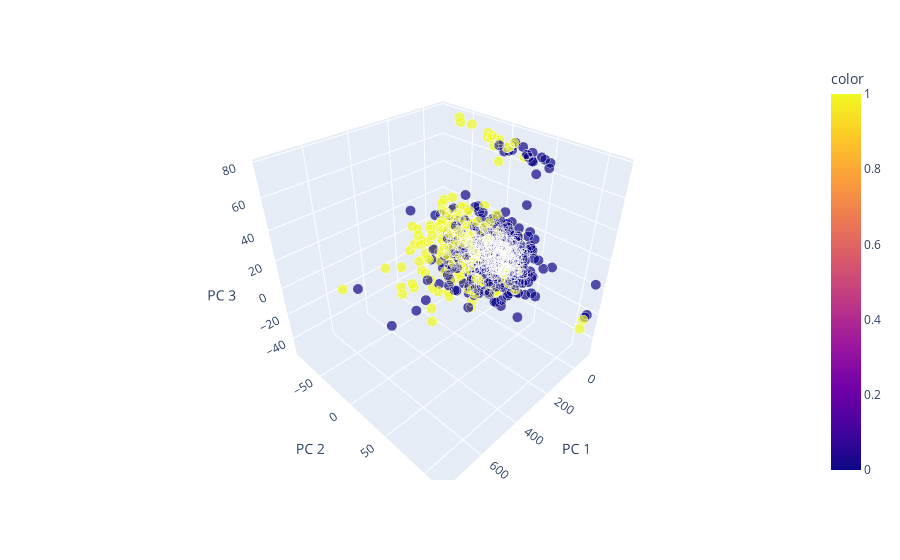

Notebook cell for this chart:
### Markdown cell above
## Visualising  first 3 principal components
It seems like even with the first 3-principal components, the `has_diabetes` values is still not cleanly separated, with linear separation or otherwise. 
This is going to be a challenging dataset to classify.

### Code cell
pca = PCA()
X_transformed = pca.fit_transform(X)

fig = px.scatter_3d(
    X_transformed, x=0, y=1, z=2, color=y,
    labels={'0': 'PC 1', '1': 'PC 2', '2': 'PC 3'}, 
    size=np.ones(y.shape) * 0.1, 
    size_max=10
)
fig.show()

### Figure 1 — Plotly figure (JSON) as saved in the notebook; plotly's stock layout.template omitted (floating-point values rounded to 4 significant figures; data arrays with more than 128 entries replaced by an {"elided": "..."} marker saying what was removed)
{"data": [{"hovertemplate": "PC 1=%{x}<br>PC 2=%{y}<br>PC 3=%{z}<br>size=%{marker.size}<br>color=%{marker.color}<extra></extra>", "legendgroup": "", "marker": {"color": {"elided": "768 int values"}, "coloraxis": "coloraxis", "size": {"elided": "768 float values"}, "sizemode": "area", "sizeref": 0.001, "symbol": "circle"}, "mode": "markers", "name": "", "scene": "scene", "showlegend": false, "type": "scatter3d", "x": {"elided": "768 float values"}, "y": {"elided": "768 float values"}, "z": {"elided": "768 float values"}}], "layout": {"coloraxis": {"colorbar": {"title": {"text": "color"}}, "colorscale": [[0, "#0d0887"], [0.1111, "#46039f"], [0.2222, "#7201a8"], [0.3333, "#9c179e"], [0.4444, "#bd3786"], [0.5556, "#d8576b"], [0.6667, "#ed7953"], [0.7778, "#fb9f3a"], [0.8889, "#fdca26"], [1, "#f0f921"]]}, "legend": {"itemsizing": "constant", "tracegroupgap": 0}, "margin": {"t": 60}, "scene": {"domain": {"x": [0, 1], "y": [0, 1]}, "xaxis": {"title": {"text": "PC 1"}}, "yaxis": {"title": {"text": "PC 2"}}, "zaxis": {"title": {"text": "PC 3"}}}}}
